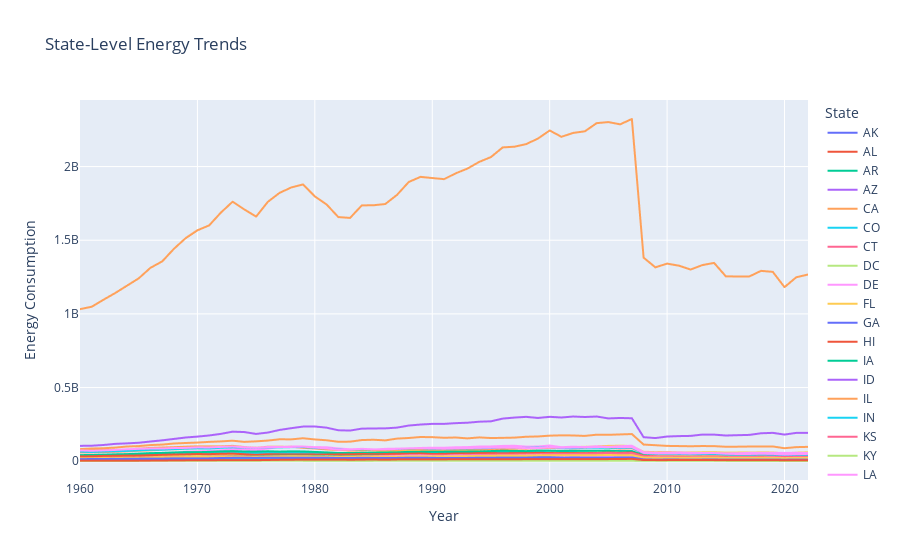

The notebook cell this image was saved under:
### Code cell
import plotly.express as px

# Interactive plot for state-level trends
fig = px.line(statewise_energy, x="Year", y="Energy_Value", color="State",
              title="State-Level Energy Trends",
              labels={"Energy_Value": "Energy Consumption"})
fig.show()
